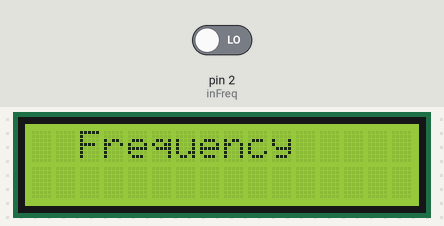
Simulated run of this sketch. Board: Arduino Uno, built with avr-gcc and run on an emulated ATmega328P. Parts: 16×2 character LCD. The test bench sets the inputs (shaded band); at power-on: pin 2 (inFreq) LOW.

Above: at 0.13 s.
At 1.2 s:
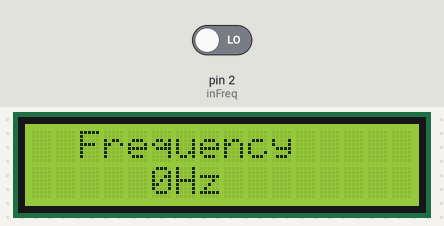
1.3 s: pin 2 (inFreq) driven HIGH
Timing chart, 0 to 4.3 s (numbered marks = the images above; inputs shaded):
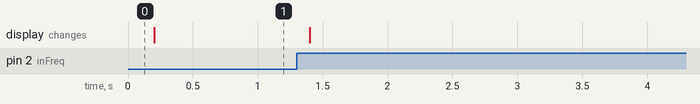

The sketch:

arduino053_source_WR.ino
```cpp
/*
   Curso de Arduino e AVR WR Kits Channel

   Aula 53 - Frequencímetro com Arduino e LCD


   Autor: Eng. Wagner Rambo  Data: Fevereiro de 2016

   www.wrkits.com.br | facebook.com/wrkits | youtube.com/user/canalwrkits

*/

// --- Bibliotecas Auxiliares ---
#include <LiquidCrystal.h> //inclui biblioteca lcd


// --- Mapeamento de Hardware ---
#define inFreq   2  //entrada para medir a frequência no pino digital 2


// --- Hardware do LCD ---
LiquidCrystal disp(13,  //RS no digital 13
                   12,  //EN no digital 12
                   11,  //D4 no digital 11
                   10,  //D5 no digital 10
                    9,  //D6 no digital  9
                    8); //D7 no digital  8


// --- Variáveis Globais ---
long freq, counter;
int pulseCount;
boolean pulse;


// --- Configurações Iniciais ---
void setup()
{

  pinMode(inFreq,INPUT);    //Configura como entrada

  disp.begin(16, 2);        //Display lcd 16 x 2
  disp.setCursor(2,0);      //Posiciona cursor na coluna 3, linha 1
  disp.print("Frequency");  //Escreve no display

  pulse = 0x01;             //Seta variável de controle

} //end setup


// --- Loop Infinito ---
void loop()
{

  counter = millis();      //counter recebe o valor do tempo em ms

  if(digitalRead(inFreq))  //Entrada de frequência em nível alto?
  {                        //Sim...

    if(pulse) pulseCount++;  //incrementa pulseCount se variável de controle for verdadeira

    pulse = 0x00;            //limpa variável de controle

  }
  else                     //Não...
  {
    pulse = 0x01;          //Seta variável de controle
  }


  if(counter%200 == 0x00)  //Passaram-se 200 ms?
  {                        //Sim...
    freq = pulseCount*5;   //Atualiza frequência (200 x 5 = 1000ms)
    disp.setCursor(5,1);   //Posiciona cursor na coluna 6, linha 2
    disp.print(freq);      //Imprime valor atual da frequência
    disp.print("Hz");      //Imprime "Hz"

    pulseCount = 0x00;     //Reinicia contador
  }


} //end loop
```
